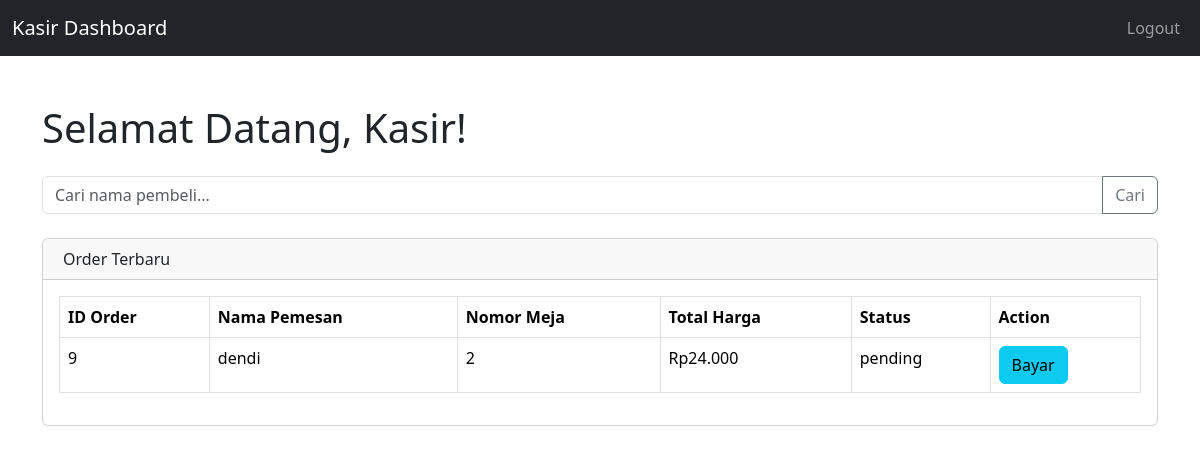
/kasir/index.php (signed in), run on an earlier commit of the app's database.
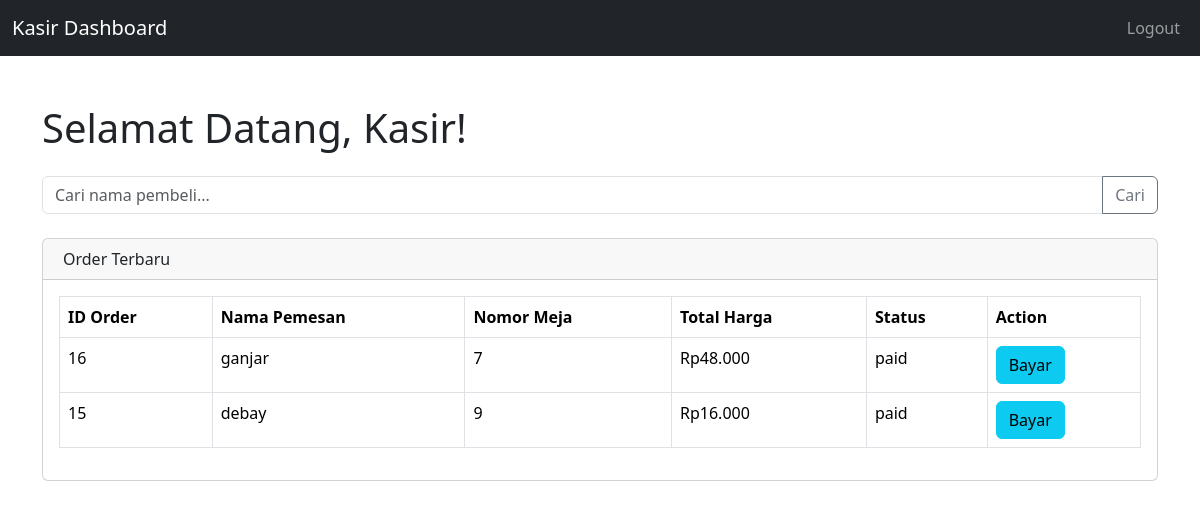
And on a later commit of the database.
### tables this page shows
CREATE TABLE `orders` (
  `order_id` int NOT NULL,
  `name` varchar(255) NOT NULL,
  `table_number` int NOT NULL,
  `total_price` decimal(10,2) NOT NULL,
  `created_at` datetime DEFAULT CURRENT_TIMESTAMP,
  `status` enum('pending','paid') DEFAULT 'pending',
  `order_status` enum('Sedang antri','Sedang Dimasak','Selesai') DEFAULT 'Sedang antri',
  `payment` decimal(10,2) DEFAULT '0.00',
  `product_id` int DEFAULT NULL,
  `quantity` int NOT NULL DEFAULT '1'
);

### kasir/index.php (the view, shortened to what this page needs)
<?php
include '../db.php';
?>
<!DOCTYPE html>
<html lang="en">
<head>
    <link href="https://cdn.jsdelivr.net/npm/bootstrap@5.3.3/dist/css/bootstrap.min.css" rel="stylesheet">
</head>
<body>
    <nav class="navbar navbar-expand-lg navbar-dark bg-dark">
        <div class="container-fluid">
            <a class="navbar-brand" href="#">Kasir Dashboard</a>
            <div class="collapse navbar-collapse" id="navbarNav">
                <ul class="navbar-nav ms-auto">
                    <li class="nav-item">
                        <a class="nav-link" href="../logout.php">Logout</a>
                    </li>
                </ul>
            </div>
        </div>
    </nav>
    <div class="container mt-5">
    <h1 class="mb-4">Selamat Datang, Kasir!</h1>
    <form action="" method="GET" class="mb-4">
        <div class="input-group">
            <input type="text" class="form-control" name="search" placeholder="Cari nama pembeli..." value="<?= isset($_GET['search']) ? htmlspecialchars($_GET['search']) : ''; ?>">
            <button class="btn btn-outline-secondary" type="submit">Cari</button>
        </div>
    </form>
    <div class="card mb-4">
        <div class="card-header">
            Order Terbaru
        </div>
        <div class="card-body">
            <table class="table table-bordered">
                <thead>
                    <tr>
                        <th>ID Order</th>
                        <th>Nama Pemesan</th>
                        <th>Nomor Meja</th>
                        <th>Total Harga</th>
                        <th>Status</th>
                        <th>Action</th>
                    </tr>
                </thead>
                <tbody>
                    <?php
                    $search = isset($_GET['search']) ? $_GET['search'] : '';
                    try {
                        if ($search) {
                            $stmtRecent = $conn->prepare("SELECT * FROM orders WHERE name LIKE ? ORDER BY created_at DESC LIMIT 5");
                            $searchTerm = '%' . $search . '%';
                            $stmtRecent->bind_param("s", $searchTerm);
                        } else {
                            $stmtRecent = $conn->prepare("SELECT * FROM orders ORDER BY created_at DESC LIMIT 5");
                        }
                        $stmtRecent->execute();
                        $recentResult = $stmtRecent->get_result();
                        while ($row = $recentResult->fetch_assoc()) : ?>
                            <tr>
                                <td><?= htmlspecialchars($row['order_id']); ?></td>
                                <td><?= htmlspecialchars($row['name']); ?></td>
                                <td><?= htmlspecialchars($row['table_number']); ?></td>
                                <td>Rp<?= number_format($row['total_price'], 0, ',', '.'); ?></td>
                                <td><?= htmlspecialchars($row['status']); ?></td>
                                <td>
                                    <a href="kasir_order.php?id=<?= $row['order_id']; ?>" class="btn btn-info">Bayar</a>
                                </td>
                            </tr>
                        <?php endwhile;
                    } catch (Exception $e) {
                        echo "<tr><td colspan='6'>Error fetching recent orders: " . htmlspecialchars($e->getMessage()) . "</td></tr>";
                    }
                    ?>
                </tbody>
            </table>
        </div>
    </div>
</div>
</body>
</html>

What changed in the data, as far as the page shows it:
removed orders: order_id "9", name "dendi", table_number "2", total_price "24.000", status "pending"
added orders: order_id "16", name "ganjar", table_number "7", total_price "48.000", status "paid"
added orders: order_id "15", name "debay", table_number "9", total_price "16.000", status "paid"
